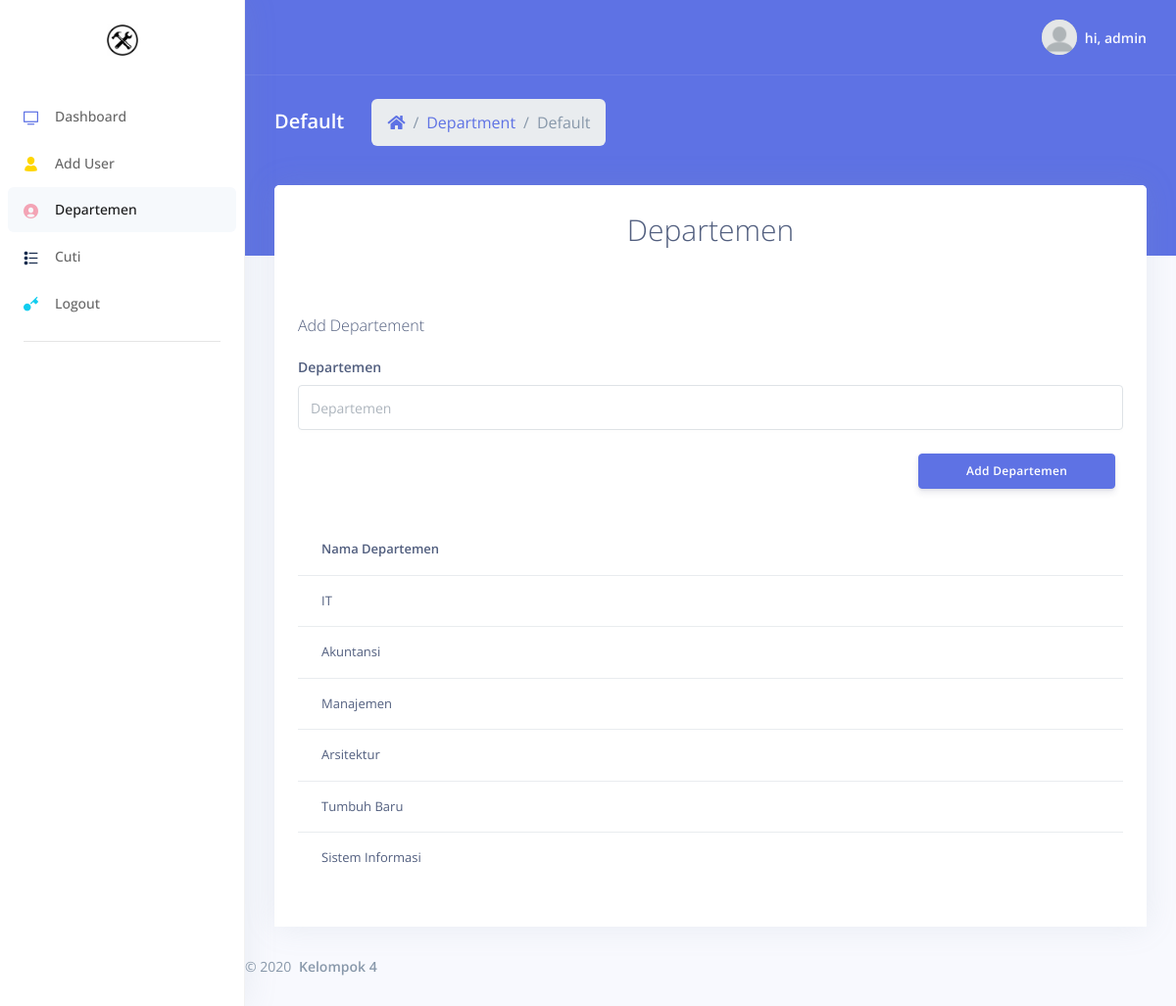
/examples/departemen.php (signed in), run on the app's committed database.
### tables this page shows
CREATE TABLE `departemen` (
  `id` int(255) NOT NULL,
  `departemen` varchar(255) NOT NULL
);

### examples/access.php (called while the page is built, shortened)
<?php
    function access($rank, $redirect = true){
        return true;
    }
?>

### examples/departemen.php (the view, shortened to what this page needs)
<?php
include "access.php";
$conn = mysqli_connect("localhost","root","","test");
                $query="SELECT * FROM departemen";
                $hasil = mysqli_query($conn,$query);
?>
<!DOCTYPE html>
<html>
<head>
  <link rel="stylesheet" href="../assets/vendor/nucleo/css/nucleo.css" type="text/css">
  <link rel="stylesheet" href="../assets/vendor/@fortawesome/fontawesome-free/css/all.min.css" type="text/css">
  <link rel="stylesheet" href="../assets/css/argon.css?v=1.2.0" type="text/css">
</head>
<body>
  <nav class="sidenav navbar navbar-vertical  fixed-left  navbar-expand-xs navbar-light bg-white" id="sidenav-main">
    <div class="scrollbar-inner">
      <div class="sidenav-header  align-items-center">
        <a class="navbar-brand" href="javascript:void(0)">
          <img src="../assets/img/brand/tumbuhbaru.png" class="navbar-brand-img" alt="...">
        </a>
      </div>
      <div class="navbar-inner">
        <div class="collapse navbar-collapse" id="sidenav-collapse-main">
          <ul class="navbar-nav">
            <li class="nav-item">
              <a class="nav-link" href="dashboard.php">
                <i class="ni ni-tv-2 text-primary"></i>
                <span class="nav-link-text">Dashboard</span>
              </a>
            </li>
            <?php
            if(access('PEMIMPIN', false)):
            ?>
            <li class="nav-item">
              <a class="nav-link" href="profile.php">
                <i class="ni ni-single-02 text-yellow"></i>
                <span class="nav-link-text">Add User</span>
              </a>
            </li>
            <li class="nav-item">
              <a class="nav-link active" href="departemen.php">
                <i class="ni ni-circle-08 text-pink"></i>
                <span class="nav-link-text">Departemen</span>
              </a>
            </li>
            <?PHP endif;?>
            <li class="nav-item">
              <a class="nav-link" href="tables.php">
                <i class="ni ni-bullet-list-67 text-default"></i>
                <span class="nav-link-text">Cuti</span>
              </a>
            </li>
            <li class="nav-item">
              <a class="nav-link" href="logout.php">
                <i class="ni ni-key-25 text-info"></i>
                <span class="nav-link-text">Logout</span>
              </a>
            </li>
          </ul>
          <hr class="my-3">
        </div>
      </div>
    </div>
  </nav>
  <div class="main-content" id="panel">
    <nav class="navbar navbar-top navbar-expand navbar-dark bg-primary border-bottom">
      <div class="container-fluid">
        <div class="collapse navbar-collapse" id="navbarSupportedContent">
          <ul class="navbar-nav align-items-center  ml-auto ml-md-0 ">
            <li class="nav-item dropdown">
              <a class="nav-link pr-0" href="#" role="button" data-toggle="dropdown" aria-haspopup="true" aria-expanded="false">
                <div class="media align-items-center">
                  <span class="avatar avatar-sm rounded-circle">
                    <img alt="Image placeholder" src="../assets/img/theme/blank.png">
                  </span>
                  <div class="media-body  ml-2  d-none d-lg-block">
                    <span class="mb-0 text-sm  font-weight-bold">
                    <?php
                        if(isset($_SESSION['name'])){
                          echo "hi, ", $_SESSION['name'];
                        }
                      ?>
                    </span>
                  </div>
                </div>
              </a>
            </li>
          </ul>
        </div>
      </div>
    </nav>
    <div class="header bg-primary pb-6">
      <div class="container-fluid">
        <div class="header-body">
          <div class="row align-items-center py-4">
            <div class="col-lg-6 col-7">
              <h6 class="h2 text-white d-inline-block mb-0">Default</h6>
              <nav aria-label="breadcrumb" class="d-none d-md-inline-block ml-md-4">
                <ol class="breadcrumb breadcrumb-links breadcrumb-dark">
                  <li class="breadcrumb-item"><a href="#"><i class="fas fa-home"></i></a></li>
                  <li class="breadcrumb-item"><a href="#">Department</a></li>
                  <li class="breadcrumb-item active" aria-current="page">Default</li>
                </ol>
              </nav>
            </div>
          </div>
        </div>
      </div>
    </div>
    <div class="container-fluid mt--6">
      <div class="row">
        <div class="col-xl-12">
          <div class="card">
            <div class="card-header border-0">
              <div class="row align-items-center">
                <div class="col">
                  <p style="font-size:30px;text-align:center;">Departemen<p>
                  <br />
                  <p> Add Departement </p>
                    <form  method="POST" action="dptadd.php">
                      <div class="form-group">
                        <label class="form-control-label" for="input-last-name">Departemen</label>
                        <input type="text" class="form-control" placeholder="Departemen" name="departemen" required>
                      </div>
                      <input style="display:block; float:right;clear:right;" type="submit" class="btn btn-sm btn-primary px-5 py-2" value="Add Departemen"></br></br></br>
                    </form>
                    <table class="table align-items-center table-flush">
                        <tr>
                            <th scope="col" class="sort" data-sort="departement">Nama Departemen </td>
                        </tr>
                      <?php while($data=mysqli_fetch_array($hasil)){ ?>
                        <tr>
                            <td><?php echo $data['departemen'] ?> </td>
                        </tr>
                        <?php } ?>
                    </table>
                  <br />
                </div>
              </div>
            </div>
          </div>
        </div>
        </div>
      </div>
      <footer class="footer pt-0">
        <div class="row align-items-center justify-content-lg-between">
          <div class="col-lg-6">
            <div class="copyright text-center  text-lg-left  text-muted">
              &copy; 2020 <a class="font-weight-bold ml-1" target="_blank">Kelompok 4</a>
            </div>
          </div>
        </div>
      </footer>
    </div>
</body>
</html>

### data on the page
departemen: departemen "IT"
departemen: departemen "Akuntansi"
departemen: departemen "Manajemen"
departemen: departemen "Arsitektur"
departemen: departemen "Tumbuh Baru"
departemen: departemen "Sistem Informasi"

### other printed values
$_SESSION['name'] "admin"
